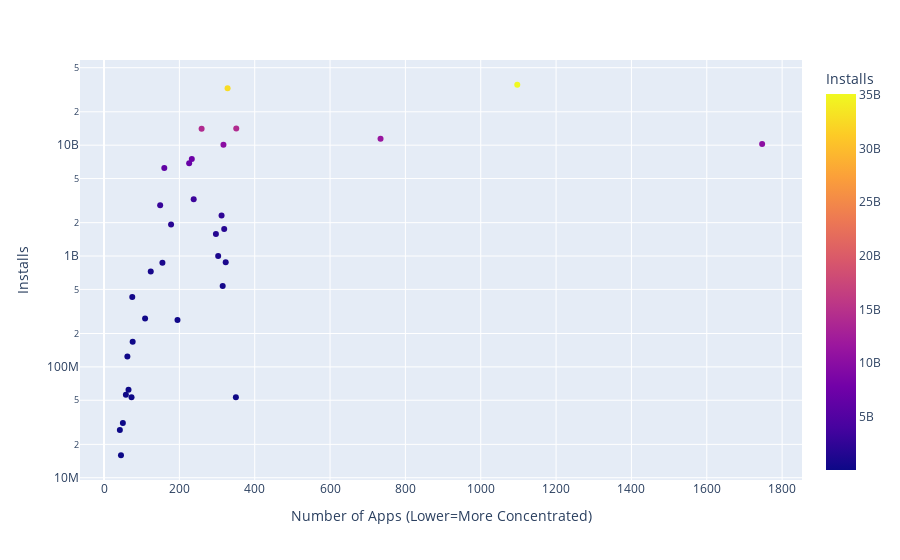

This figure's notebook cell:
### Code cell
import plotly.express as px

fig = px.scatter(cat_merged_df, x="App", y="Installs", color='Installs', hover_name=cat_merged_df.index)

fig.update_layout(xaxis_title="Number of Apps (Lower=More Concentrated)",yaxis_title="Installs",yaxis=dict(type='log'))
fig.show()

### Figure 1 — Plotly figure (JSON) as saved in the notebook; plotly's stock layout.template omitted (floating-point values rounded to 4 significant figures)
{"data": [{"hovertemplate": "<b>%{hovertext}</b><br><br>App=%{x}<br>Installs=%{marker.color}<extra></extra>", "hovertext": ["ART_AND_DESIGN", "AUTO_AND_VEHICLES", "BEAUTY", "BOOKS_AND_REFERENCE", "BUSINESS", "COMICS", "COMMUNICATION", "DATING", "EDUCATION", "ENTERTAINMENT", "EVENTS", "FAMILY", "FINANCE", "FOOD_AND_DRINK", "GAME", "HEALTH_AND_FITNESS", "HOUSE_AND_HOME", "LIBRARIES_AND_DEMO", "LIFESTYLE", "MAPS_AND_NAVIGATION", "MEDICAL", "NEWS_AND_MAGAZINES", "PARENTING", "PERSONALIZATION", "PHOTOGRAPHY", "PRODUCTIVITY", "SHOPPING", "SOCIAL", "SPORTS", "TOOLS", "TRAVEL_AND_LOCAL", "VIDEO_PLAYERS", "WEATHER"], "legendgroup": "", "marker": {"color": [124233100, 53129800, 26916200, 1921291655, 1001768120, 56036100, 32647241530, 264295110, 871352000, 2869160000, 15949410, 10257701590, 876612400, 273777750, 35085862717, 1583056220, 168582000, 62083000, 537562120, 724267560, 53205576, 7496210650, 31116110, 2325341930, 10088243130, 14176070180, 3247831540, 14069841475, 1751131465, 11450724500, 6868859300, 6221897200, 426096500], "coloraxis": "coloraxis", "symbol": "circle"}, "mode": "markers", "name": "", "orientation": "v", "showlegend": false, "type": "scatter", "x": [62, 73, 42, 178, 303, 58, 328, 195, 155, 149, 45, 1747, 323, 109, 1097, 297, 76, 65, 315, 124, 350, 233, 50, 312, 317, 351, 238, 259, 319, 734, 226, 160, 75], "xaxis": "x", "y": [124233100, 53129800, 26916200, 1921291655, 1001768120, 56036100, 32647241530, 264295110, 871352000, 2869160000, 15949410, 10257701590, 876612400, 273777750, 35085862717, 1583056220, 168582000, 62083000, 537562120, 724267560, 53205576, 7496210650, 31116110, 2325341930, 10088243130, 14176070180, 3247831540, 14069841475, 1751131465, 11450724500, 6868859300, 6221897200, 426096500], "yaxis": "y"}], "layout": {"coloraxis": {"colorbar": {"title": {"text": "Installs"}}, "colorscale": [[0, "#0d0887"], [0.1111, "#46039f"], [0.2222, "#7201a8"], [0.3333, "#9c179e"], [0.4444, "#bd3786"], [0.5556, "#d8576b"], [0.6667, "#ed7953"], [0.7778, "#fb9f3a"], [0.8889, "#fdca26"], [1, "#f0f921"]]}, "legend": {"tracegroupgap": 0}, "margin": {"t": 60}, "xaxis": {"anchor": "y", "domain": [0, 1], "title": {"text": "Number of Apps (Lower=More Concentrated)"}}, "yaxis": {"anchor": "x", "domain": [0, 1], "title": {"text": "Installs"}, "type": "log"}}}
